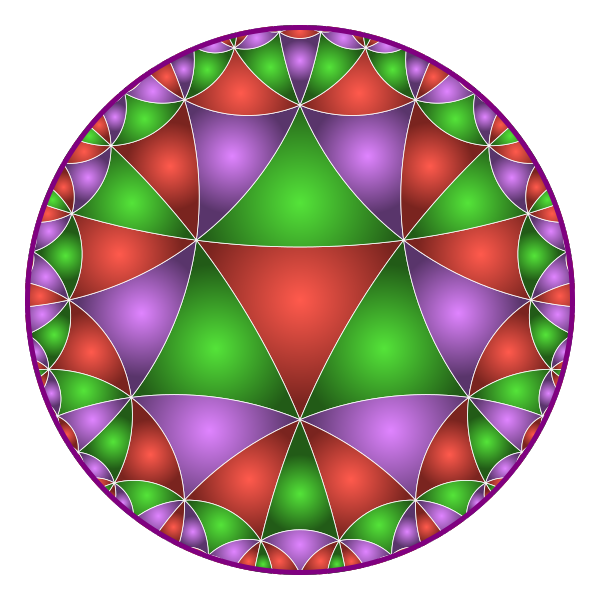

This chart was generated by the following Julia code:

using PoincareDisk # hide
using Luxor # hide
using Colors # hide


function lighten(col::Colorant, f)
    c = convert(RGB, col)
    return RGB(f * c.r, f * c.g, f * c.b)
end

function blend_render(pts, color::Luxor.Colorant)
    cpt = polycentroid(pts)
    d = boxwidth(BoundingBox(pts))
    setblend(
        blend(
            cpt, 0, cpt, d / 2,
            lighten(color, 1.5),
            lighten(color, 0.6),
        )
    )
    @layer begin
    poly(pts, :clip)
    paint()
    clipreset()
    end
end

Drawing(600, 600, "/tmp/poincaredisk-logo.png")
origin()

circle(O, 275, :clip)
sethue("grey20")
paint()
tiles = hyperbolic_tiling(
    3, 8;
    depth = 6,
    hcenter = 0.0 + 0.0im,
    rotation = π / 2,
    maxtiles = 400
)
fontsize(30)
setline(1)
setlinejoin("bevel")
for (tile, g, corners) in tiles
    sethue([Luxor.julia_red, Luxor.julia_green, Luxor.julia_purple][mod1(g, end)])
    pts = hyperbolic_poly(tile, action = :none)
    pc = polycentroid(pts)
    blend_render(pts, getcolor())
    setline(rescale(distance(pc, O), 0, 200, 10, 4))
    sethue("white")
    strokepath()
end

sethue("purple")
setline(10)
circle(O, 275, :stroke)
finish()
preview()
